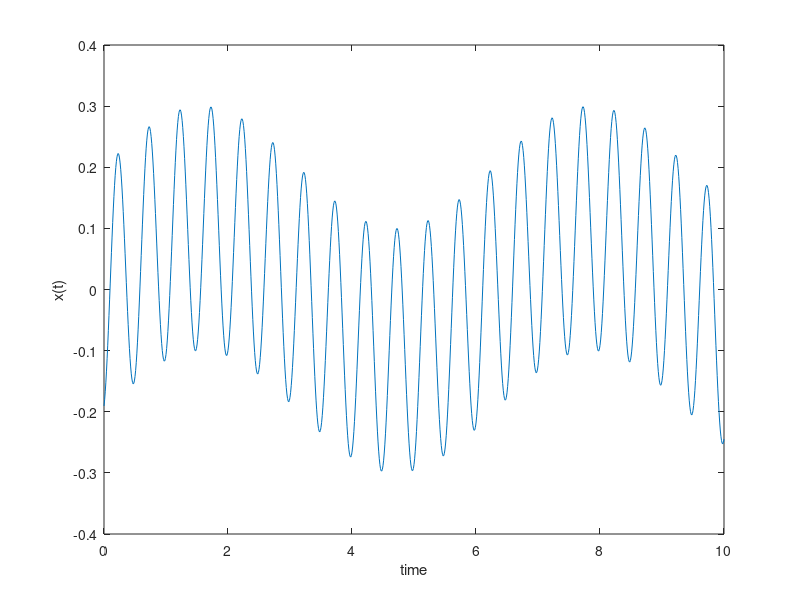

This figure's MATLAB source:
function question1a
%UNTITLED5 Summary of this function goes here
%   Detailed explanation goes here
t = [0:0.01:10];
x1 = 0.1*sin(t) + 0.2*cos(2*pi*2*t+60);
plot(t,x1)
xlabel('time');
ylabel('x(t)');
end
